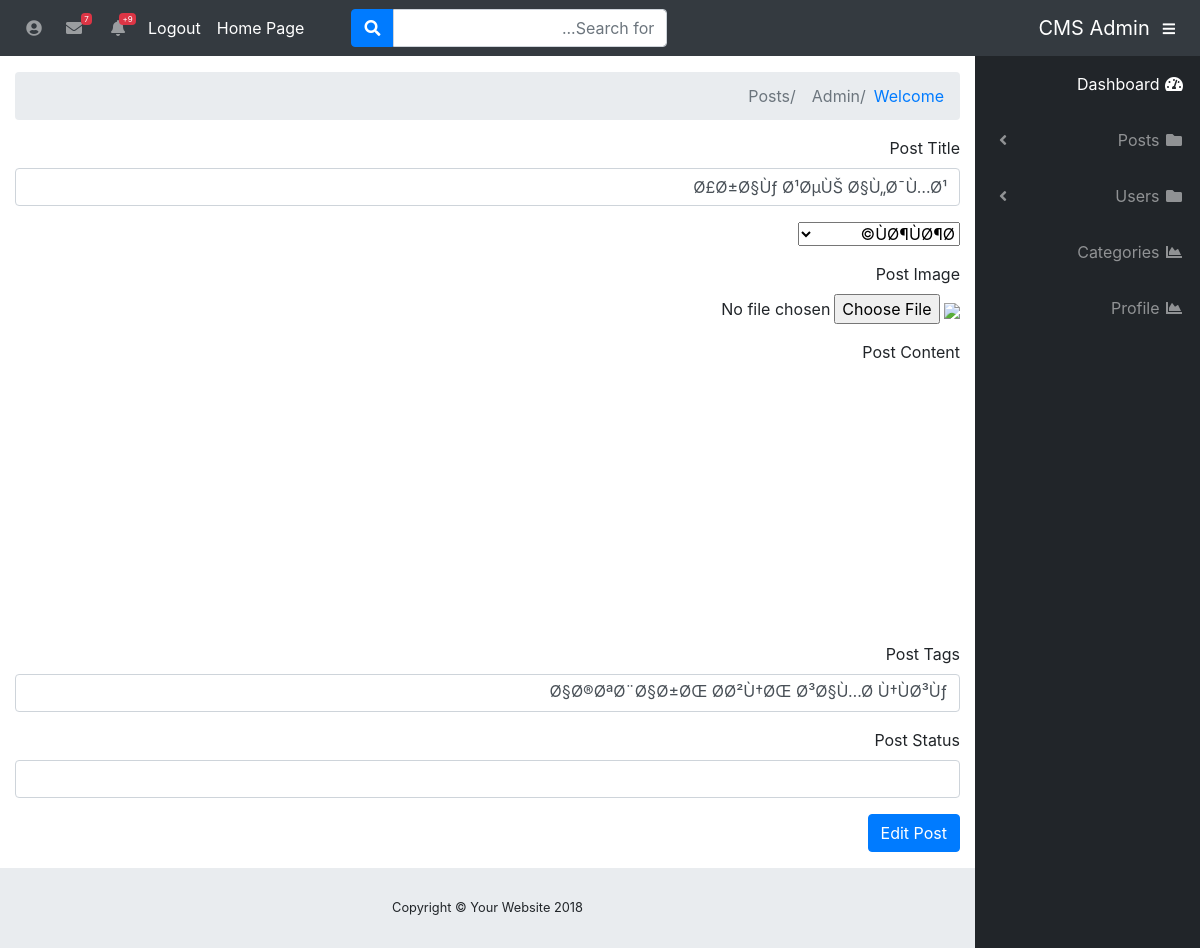
The page /admin/posts.php?source=edit_post&p_id=9 (signed in) on the database its author committed.
### tables this page shows
CREATE TABLE `posts` (
  `post_id` int(3) NOT NULL,
  `cat_id` int(3) NOT NULL,
  `post_title` varchar(255) NOT NULL,
  `post_date` date NOT NULL,
  `post_image` text NOT NULL,
  `post_content` text NOT NULL,
  `post_tags` varchar(255) NOT NULL,
  `post_comment_count` varchar(255) NOT NULL,
  `post_status` varchar(255) NOT NULL DEFAULT 'draft'
);

### admin/includes/edit_post.php (the view, shortened to what this page needs)
<?php
  if (isset($_GET['p_id'])) {
    $post_id_to_edit = $_GET['p_id'];
    $query = "SELECT * FROM posts WHERE post_id = $post_id_to_edit limit 1";
    $select_post_by_id = mysqli_query($connection, $query);
   while ($row = mysqli_fetch_assoc($select_post_by_id)) {
     $post_title = $row['post_title'];
     $post_image = $row['post_image'];
     $post_tags = $row['post_tags'];
     $post_status = $row['post_status'];
    }
  }
 ?>
<form action="" method="post" enctype="multipart/form-data">
    <div class= "form-group">
          <label for="post_title">Post Title</label>
          <input class="form-control" value = "<?php echo $post_title; ?>" type="text" name="post_title" id="post_title">
    </div>
    <div class= "form-group">
      <select name="post_category">
        <?php
              $query = "SELECT * FROM categories";
              $select_all_catgs = mysqli_query($connection, $query);
              while ($row = mysqli_fetch_assoc($select_all_catgs)) {
                $cat_id = $row['cat_id'];
                $cat_title = $row['cat_title'];
                echo "<option value =\"$cat_id\">{$cat_title}</option>";
              }
           ?>
      </select>
    </div>
    <div class= "form-group">
          <label for="post_image">Post Image</label> <br>
          <img width = '200' src="../images/<?php echo $post_image;?>">
          <input type="file" name="post_image" id="post_image">
    </div>
    <div class= "form-group">
          <label for="post_content">Post Content</label>
    </div>
    <div class= "form-group">
          <label for="post_content">Post Tags</label>
          <input class="form-control" value = "<?php echo $post_tags; ?>"type="text" name="post_tags" id="post_tags">
    </div>
    <div class= "form-group">
          <label for="post_content">Post Status</label>
          <input class="form-control" value = "<?php echo $post_status; ?>" type="text" name="post_status" id="post_status">
    </div>
    <div class= "form-group">
          <input class="btn btn-primary" type="submit" name="update_post" value="Edit Post">
    </div>
</form>

### admin/css/sb-admin.css (style rules this page uses)
html { position: relative; min-height: 100%; }
body { height: 100%; }
:root { --input-padding-x: 0.75rem; --input-padding-y: 0.75rem; }
body { direction: rtl; text-align: right; }

### rows shown on the page
posts: post_title "Ø£Ø±Ø§Ùƒ Ø¹ØµÙŠ Ø§Ù„Ø¯Ù…Ø¹", post_tags "Ø§Ø®ØªØ¨Ø§Ø±ØŒ Ø­Ø²Ù†ØŒ Ø³Ø§Ù…Ø­ Ù†ÙØ³Ùƒ"

### other values the page prints
form field post_category "ÙØ¶ÙØ¶Ø©"
